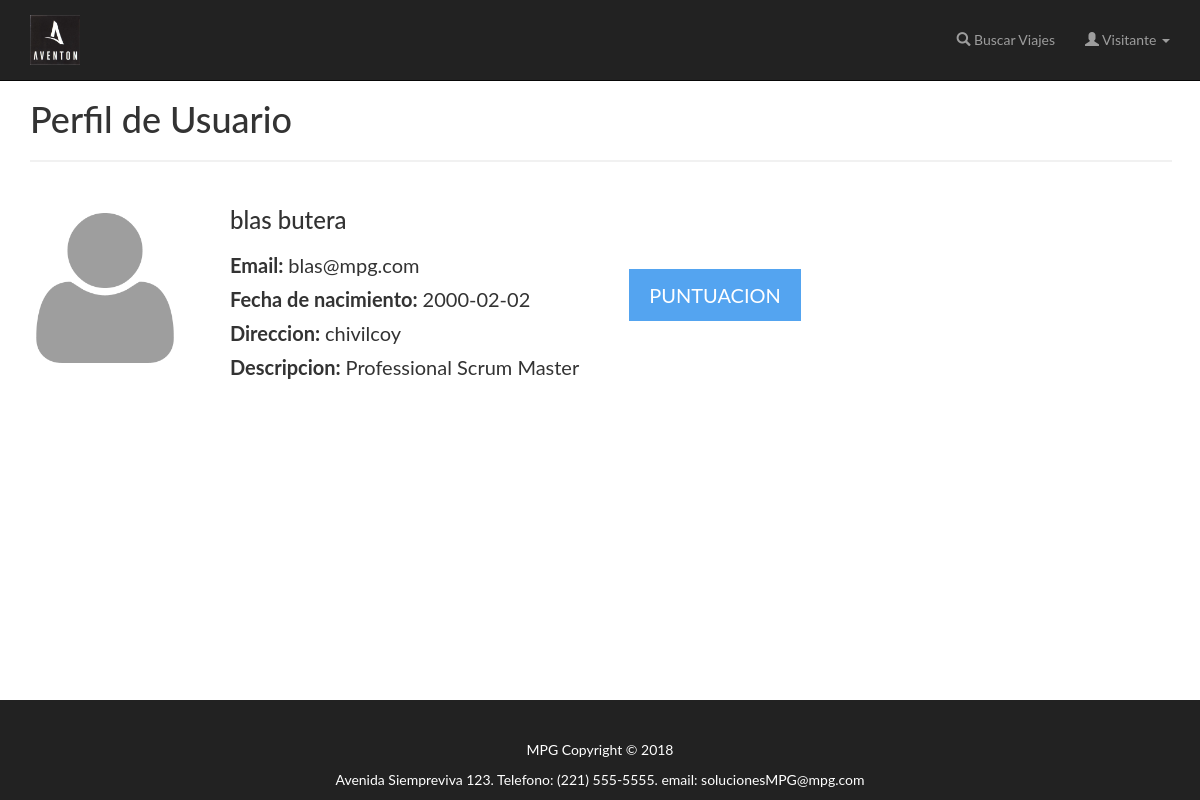
The app's page /verPerfil-api.php?idUser=7 with its own data.
### tables this page shows
CREATE TABLE IF NOT EXISTS `usuarios` (
  `idUsuario` int(11) NOT NULL AUTO_INCREMENT,
  `email` varchar(45) DEFAULT NULL,
  `password` varchar(45) DEFAULT NULL,
  `nombre` varchar(45) DEFAULT NULL,
  `apellido` varchar(45) DEFAULT NULL,
  `fechaNac` date DEFAULT NULL,
  `direccion` varchar(45) DEFAULT NULL,
  `descripcion` varchar(45) DEFAULT NULL,
  `puntuacion` int(11) NOT NULL,
  `estado` int(11) DEFAULT NULL,
  PRIMARY KEY (`idUsuario`)
);

### conexion.php (called while the page is built, shortened)
<?php
class conexion {
	function consultarABD($aConsulta){
  	$servername = "localhost";
  	$username = "root";
  	$password = "";
  	$dbname = "barudb";
  	$conn = mysqli_connect($servername, $username, $password, $dbname);
  	$result = $conn->query($aConsulta);
  	return $result;
	}
}
 ?>

### verPerfil-api.php (the view, shortened to what this page needs)
<html lang="en" dir="ltr">
<head>
   <?php include "navbar.php" ?>
   <link rel="stylesheet" href="https://maxcdn.bootstrapcdn.com/bootstrap/3.3.7/css/bootstrap.min.css">
   <link rel="stylesheet" href="./css/styleexample.css">
</head>
<?php
include "conexion.php";
$id = $_GET['idUser'];
echo "<body>";
  echo "<form >";
     echo "<div class=\"container\">";
       echo "<h1 class='margin-top-30'>Perfil de Usuario</h1>";
       echo "<hr>";
       echo "<div class=\"datos\">";
          $conn= new conexion();
          $consulta= "SELECT * FROM  usuarios WHERE idUsuario = '$id'";
          $resultado = $conn->consultarABD($consulta);
          $row = mysqli_fetch_assoc($resultado) ;
          $consulta1 = "SELECT puntuacion
                        FROM usuarios
                        WHERE usuarios.idUsuario = '$id'";
          $resultado1 = $conn->consultarABD($consulta1);
          $puntos = mysqli_fetch_assoc($resultado1);
          echo "<table>";
          echo "<tr style=\"border: none;\">";
            echo "<td>";
              echo"<img src=\"user.png\" width=\"150\" height=\"150\"/>";
            echo "</td>";
            echo "<td>";
            echo "<ul class='perfil' style=\"border: none;width:100%;list-style:none\">";
              echo "<li><b><h3> ".$row["nombre"]." ".$row["apellido"]."<h3></b></li>";
              echo "<li><b>Email: </b>".$row["email"]."</li>";
              echo "<li><b>Fecha de nacimiento: </b>".$row["fechaNac"]."</li>";
              echo "<li><b>Direccion: </b>".$row["direccion"]."</li>";
              echo "<li><b>Descripcion: </b>".$row["descripcion"]."</li>";
            echo "</ul>";
            echo "</td>";
            echo "<td>";
              echo "<ul style=\"border: none;width:100%;list-style:none\">";
              echo "<li style=\"color: white;\">-</li>";
              echo "<li><button type=\"button\" onclick=\"puntuacionUsuario(".$puntos['puntuacion'].")\"style=\"border: none; background-color: #429BEF; opacity: 0.9;color: white;padding: 14px 20px;\">PUNTUACION</button></li>";
              echo "</ul>";
            echo "</td>";
          echo "</tr>";
          echo "</table>";
          echo "<br>";
       ?>
       </div>
      </div>
    </form>
    <?php echo imprimir_footer(); ?>
  </body>
  </html>

### css/styleexample.css (style rules this page uses)
html { position: relative; min-height: 100%; }
body { font-family: "Lato"; padding-top: 70px; margin: 0 auto 150px; }
.perfil li { margin: 10px; font-size: 20px; }
tbody tr { font-size: 20px; }
.margin-top-30 { margin-top: 30px; }
hr { border: 1px solid #f1f1f1; margin-bottom: 25px; width: 100%; }

### records on screen
usuarios: nombre "blas", apellido "butera", email "blas@mpg.com", fechaNac "2000-02-02", direccion "chivilcoy", descripcion "Professional Scrum Master"
